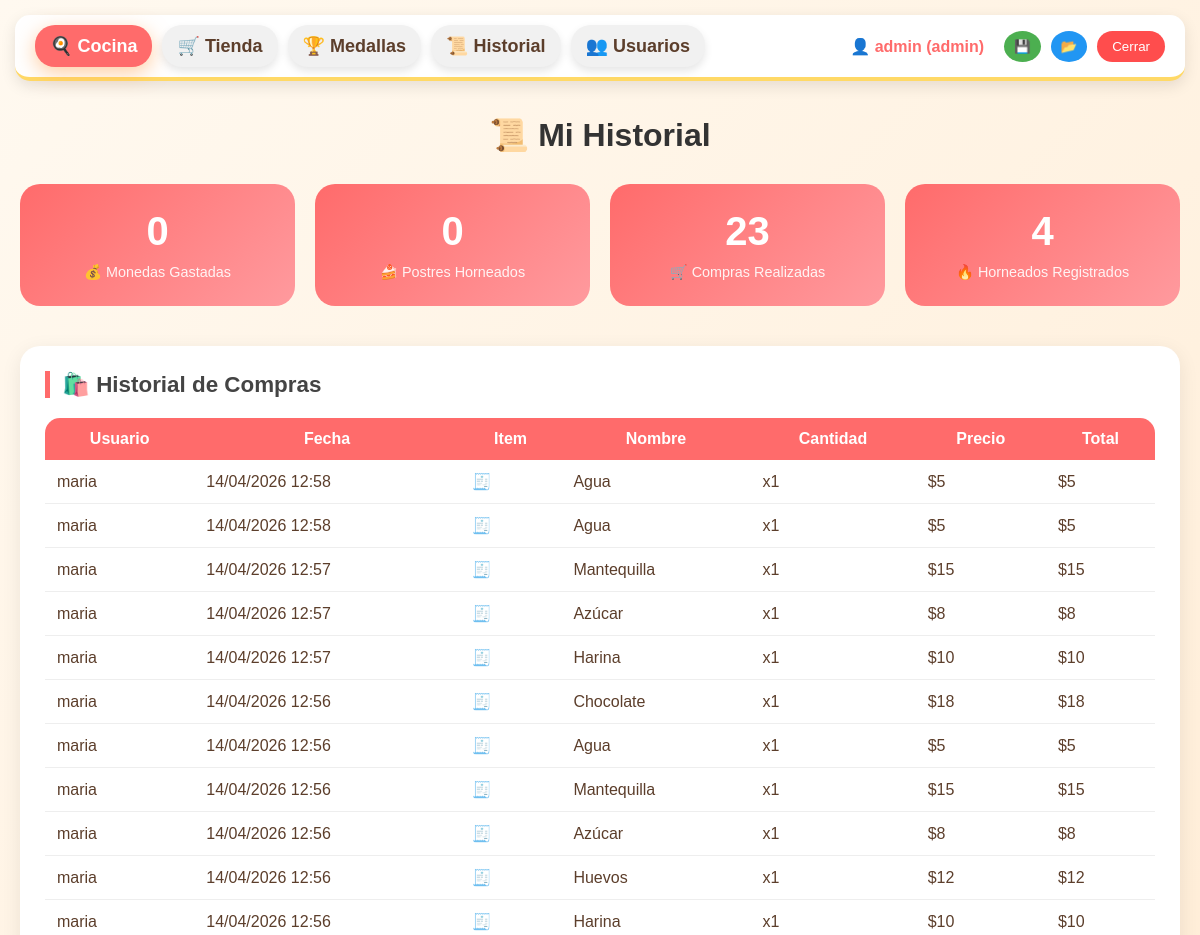
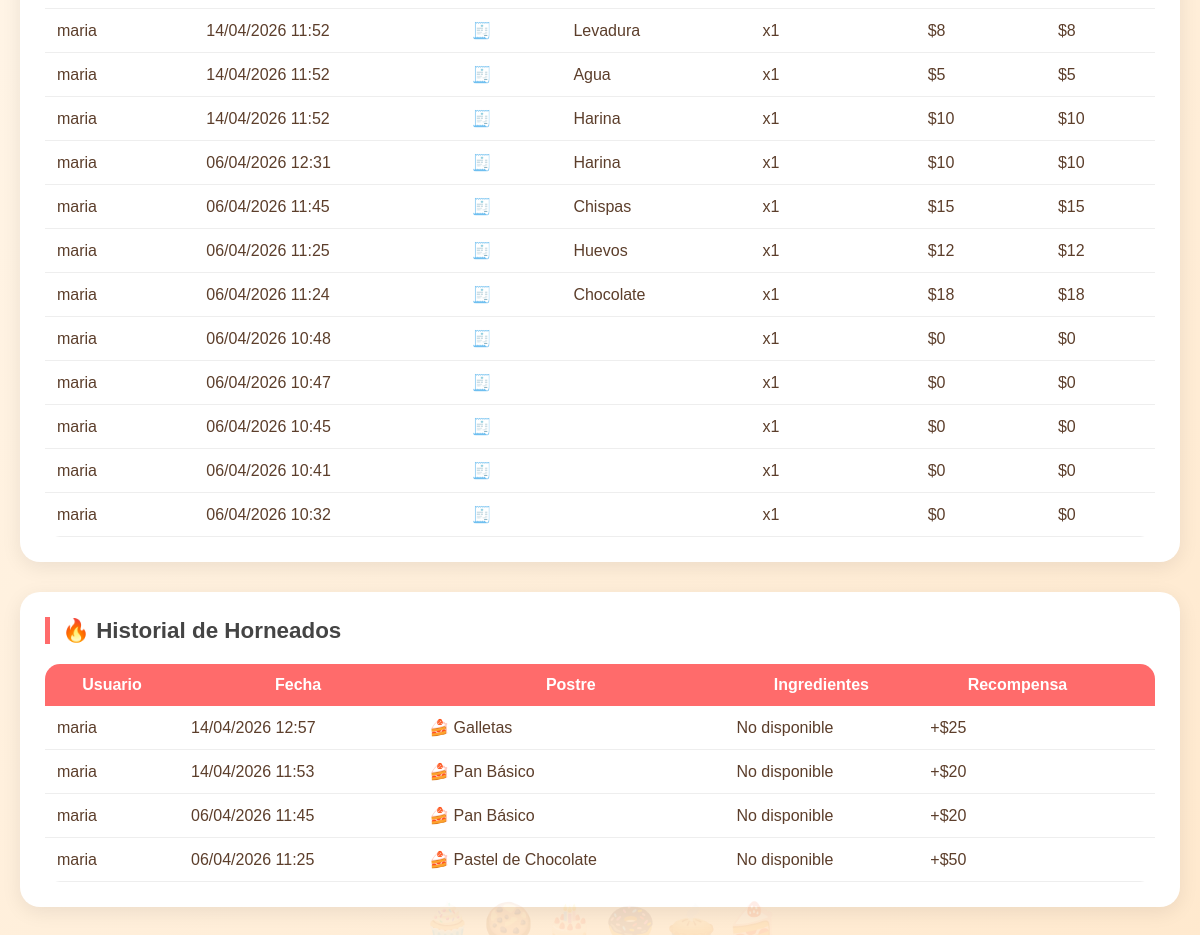
The app's page /historial.php (signed in) with its own data (2 pictures, top to bottom).
### tables this page shows
CREATE TABLE `historial_compras` (
  `id` int NOT NULL,
  `usuario_id` int NOT NULL,
  `item_id` varchar(50) DEFAULT NULL,
  `item_nombre` varchar(100) DEFAULT NULL,
  `precio` int DEFAULT NULL,
  `fecha` timestamp NULL DEFAULT CURRENT_TIMESTAMP
);

CREATE TABLE `usuarios` (
  `id` int NOT NULL,
  `nombre_usuario` varchar(50) NOT NULL,
  `correo` varchar(100) NOT NULL,
  `contraseña` varchar(255) NOT NULL,
  `tipo` enum('admin','user') DEFAULT 'user',
  `estatus` enum('activo','inactivo','bloqueado') DEFAULT 'activo',
  `fecha_registro` timestamp NULL DEFAULT CURRENT_TIMESTAMP,
  `ultimo_login` timestamp NULL DEFAULT NULL
);

CREATE TABLE `historial_horneados` (
  `id` int NOT NULL,
  `usuario_id` int NOT NULL,
  `receta_id` int DEFAULT NULL,
  `receta_nombre` varchar(100) DEFAULT NULL,
  `recompensa` int DEFAULT NULL,
  `fecha` timestamp NULL DEFAULT CURRENT_TIMESTAMP
);

### historial.php (the view, shortened to what this page needs)
<?php
require_once 'controler/conexion.php';
$stmt_compras = $pdo->query("
    SELECT hc.*, u.nombre_usuario
    FROM historial_compras hc
    JOIN usuarios u ON hc.usuario_id = u.id
    ORDER BY hc.fecha DESC
    LIMIT 50
");
$compras = $stmt_compras->fetchAll();
$stmt_horneados = $pdo->query("
    SELECT hh.*, u.nombre_usuario
    FROM historial_horneados hh
    JOIN usuarios u ON hh.usuario_id = u.id
    ORDER BY hh.fecha DESC
    LIMIT 50
");
$horneados = $stmt_horneados->fetchAll();
$stmt_stats = $pdo->query("
    SELECT
        SUM(monedas_gastadas) as total_monedas,
        SUM(total_horneados) as total_horneados
    FROM progreso_juego
");
$stats = $stmt_stats->fetch();
?>
<!DOCTYPE html>
<html lang="es">
<head>
    <link rel="stylesheet" href="Css/style.css">
</head>
<body>
    <?php require_once 'menu.php'; ?>
    <div class="history-container">
        <h1>📜 Mi Historial</h1>
        <div class="stats-grid">
            <div class="stat-card">
                <div class="stat-value"><?php echo number_format($stats['monedas_gastadas'] ?? 0); ?></div>
                <div class="stat-label">💰 Monedas Gastadas</div>
            </div>
            <div class="stat-card">
                <div class="stat-value"><?php echo number_format($stats['total_horneados'] ?? 0); ?></div>
                <div class="stat-label">🍰 Postres Horneados</div>
            </div>
            <div class="stat-card">
                <div class="stat-value"><?php echo count($compras); ?></div>
                <div class="stat-label">🛒 Compras Realizadas</div>
            </div>
            <div class="stat-card">
                <div class="stat-value"><?php echo count($horneados); ?></div>
                <div class="stat-label">🔥 Horneados Registrados</div>
            </div>
        </div>
        <div class="history-section">
            <h2 class="section-title">🛍️ Historial de Compras</h2>
            <?php if (count($compras) > 0): ?>
                <table class="history-table">
                    <thead>
                        <tr>
                            <th>Usuario</th>
                            <th>Fecha</th>
                            <th>Item</th>
                            <th>Nombre</th>
                            <th>Cantidad</th>
                            <th>Precio</th>
                            <th>Total</th>
                        </tr>
                    </thead>
                    <tbody>
                        <?php foreach ($compras as $compra): ?>
                            <tr>
                                <td><?php echo htmlspecialchars($compra['nombre_usuario']); ?></td>
                                <td><?php echo date('d/m/Y H:i', strtotime($compra['fecha'])); ?></td>
                                <td>🧾</td>
                                <td><?php echo htmlspecialchars($compra['item_nombre']); ?></td>
                                <td>x1</td>
                                <td>$<?php echo number_format($compra['precio']); ?></td>
                                <td>$<?php echo number_format($compra['precio']); ?></td>
                            </tr>
                        <?php endforeach; ?>
                    </tbody>
                </table>
            <?php endif; ?>
        </div>
        <div class="history-section">
            <h2 class="section-title">🔥 Historial de Horneados</h2>
            <?php if (count($horneados) > 0): ?>
                <table class="history-table">
                    <thead>
                        <tr>
                            <th>Usuario</th>
                            <th>Fecha</th>
                            <th>Postre</th>
                            <th>Ingredientes</th>
                            <th>Recompensa</th>
                            <th></th>
                        </tr>
                    </thead>
                    <tbody>
                        <?php foreach ($horneados as $horneado): ?>
                            <tr>
                                <td><?php echo htmlspecialchars($horneado['nombre_usuario']); ?></td>
                                <td><?php echo date('d/m/Y H:i', strtotime($horneado['fecha'])); ?></td>
                                <td>🍰 <?php echo htmlspecialchars($horneado['receta_nombre']); ?></td>
                                <td>No disponible</td>
                                <td>+$<?php echo number_format($horneado['recompensa']); ?></td>
                                <td></td>
                            </tr>
                        <?php endforeach; ?>
                    </tbody>
                </table>
            <?php endif; ?>
        </div>
    </div>
</body>
</html>

### Css/style.css (style rules this page uses)
:root { --background: #FFF9F0; --foreground: #5C3E2B; --card: #FFFFFF; --card-foreground: #5C3E2B; --primary: #FF9F4A; --primary-foreground: #FFFFFF; --secondary: #FFE4C4; --secondary-foreground: #5C3E2B; --muted: #FFF0E0; --muted-foreground: #B67B5C; --accent: #FFB347; --accent-foreground: #FFFFFF; --border: #FFDAB9; --gold: #FFD966; --gold-dark: #FFC107; --wood: #D9A066; --wood-light: #F4C28C; --oven: #8B5A2B; --oven-glow: #FF8C42; --radius: 24px; --pink: #FFB7C5; --mint: #C1F0DC; --lavender: #E6D5FF; --peach: #FFDAB9; --coral: #FF8A7A; --sky: #B5E4FF; --bubble: #FFE5B4; }
* { margin: 0; padding: 0; box-sizing: border-box; }
body { font-family: 'Comic Neue', 'Comic Neue', 'Segoe UI Emoji', 'Chalkboard SE', 'Comic Sans MS', cursive, sans-serif; background: linear-gradient(135deg, #FFF9F0 0%, #FFE9CE 100%); color: var(--foreground); min-height: 100vh; position: relative; }
body::before { content: "🧁 🍪 🎂 🍩 🥧 🍰"; position: fixed; bottom: 10px; left: 0; right: 0; text-align: center; font-size: 40px; opacity: 0.1; pointer-events: none; white-space: nowrap; overflow: hidden; }

### historial.php (style rules this page uses)
.history-container { max-width: 1200px; margin: 0 auto; padding: 20px; }
h1 { text-align: center; margin-bottom: 30px; color: #333; }
.stats-grid { display: grid; grid-template-columns: repeat(auto-fit, minmax(220px, 1fr)); gap: 20px; margin-bottom: 40px; }
.stat-card { background: linear-gradient(135deg, #ff6b6b, #ff9a9e); color: white; padding: 25px; border-radius: 20px; text-align: center; transition: transform 0.2s, box-shadow 0.2s; }
.stat-value { font-size: 2.5em; font-weight: bold; }
.stat-label { font-size: 0.9em; opacity: 0.9; margin-top: 10px; }
.history-section { background: white; border-radius: 20px; padding: 25px; margin-bottom: 30px; box-shadow: 0 5px 20px rgba(0, 0, 0, 0.08); }
.section-title { font-size: 1.4em; margin-bottom: 20px; color: #444; border-left: 5px solid #ff6b6b; padding-left: 12px; }
.history-table { width: 100%; border-collapse: collapse; overflow: hidden; border-radius: 15px; }
.history-table th { background: #ff6b6b; color: white; padding: 12px; }
.history-table td { padding: 12px; border-bottom: 1px solid #eee; }
.history-table tr { transition: 0.2s; }

### records on screen
historial_compras: usuario.nombre_usuario "maria", fecha "14/04/2026 12:58", item_nombre "Agua", precio "5"
historial_compras: usuario.nombre_usuario "maria", fecha "14/04/2026 12:58", item_nombre "Agua", precio "5"
historial_compras: usuario.nombre_usuario "maria", fecha "14/04/2026 12:57", item_nombre "Mantequilla", precio "15"
historial_compras: usuario.nombre_usuario "maria", fecha "14/04/2026 12:57", item_nombre "Azúcar", precio "8"
historial_compras: usuario.nombre_usuario "maria", fecha "14/04/2026 12:57", item_nombre "Harina", precio "10"
historial_compras: usuario.nombre_usuario "maria", fecha "14/04/2026 12:56", item_nombre "Chocolate", precio "18"
historial_compras: usuario.nombre_usuario "maria", fecha "14/04/2026 12:56", item_nombre "Agua", precio "5"
historial_compras: usuario.nombre_usuario "maria", fecha "14/04/2026 12:56", item_nombre "Mantequilla", precio "15"
historial_compras: usuario.nombre_usuario "maria", fecha "14/04/2026 12:56", item_nombre "Azúcar", precio "8"
historial_compras: usuario.nombre_usuario "maria", fecha "14/04/2026 12:56", item_nombre "Huevos", precio "12"
historial_compras: usuario.nombre_usuario "maria", fecha "14/04/2026 12:56", item_nombre "Harina", precio "10"
historial_compras: usuario.nombre_usuario "maria", fecha "14/04/2026 11:52", item_nombre "Levadura", precio "8"
historial_compras: usuario.nombre_usuario "maria", fecha "14/04/2026 11:52", item_nombre "Agua", precio "5"
historial_compras: usuario.nombre_usuario "maria", fecha "14/04/2026 11:52", item_nombre "Harina", precio "10"
historial_compras: usuario.nombre_usuario "maria", fecha "06/04/2026 12:31", item_nombre "Harina", precio "10"
historial_compras: usuario.nombre_usuario "maria", fecha "06/04/2026 11:45", item_nombre "Chispas", precio "15"
historial_compras: usuario.nombre_usuario "maria", fecha "06/04/2026 11:25", item_nombre "Huevos", precio "12"
historial_compras: usuario.nombre_usuario "maria", fecha "06/04/2026 11:24", item_nombre "Chocolate", precio "18"
historial_compras: usuario.nombre_usuario "maria", fecha "06/04/2026 10:48", precio "0"
historial_compras: usuario.nombre_usuario "maria", fecha "06/04/2026 10:47", precio "0"
historial_compras: usuario.nombre_usuario "maria", fecha "06/04/2026 10:45", precio "0"
historial_compras: usuario.nombre_usuario "maria", fecha "06/04/2026 10:41", precio "0"
historial_compras: usuario.nombre_usuario "maria", fecha "06/04/2026 10:32", precio "0"
historial_horneados: usuario.nombre_usuario "maria", fecha "14/04/2026 12:57", receta_nombre "Galletas", recompensa "25"
historial_horneados: usuario.nombre_usuario "maria", fecha "14/04/2026 11:53", receta_nombre "Pan Básico", recompensa "20"
historial_horneados: usuario.nombre_usuario "maria", fecha "06/04/2026 11:45", receta_nombre "Pan Básico", recompensa "20"
historial_horneados: usuario.nombre_usuario "maria", fecha "06/04/2026 11:25", receta_nombre "Pastel de Chocolate", recompensa "50"

### other values on screen
$usuario_nombre . ' (' . $usuario_tipo . ')' "admin (admin)"
$stats['monedas_gastadas'] "0"
$stats['total_horneados'] "0"
count($compras) "23"
count($horneados) "4"
